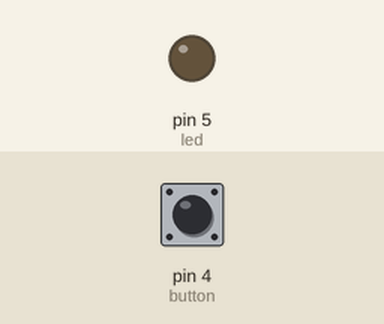
The program below on a simulated MicroPython board. Shown: output pins drawn as LEDs (lit = HIGH). The test bench sets the inputs (shaded band); at power-on: pin 4 (button) LOW.

Above: at 1.2 s.
1.3 s: pin 4 (button) pulled HIGH for 0.15 s
At 1.4 s:
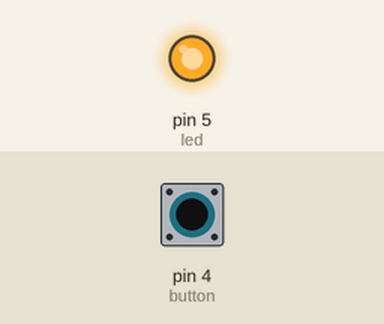
3.0 s: pin 4 (button) pulled HIGH for 3.2 s
At 6.5 s:
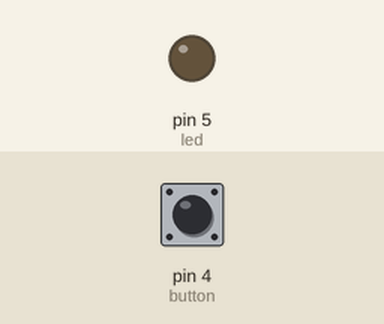
Timing chart, 0 to 8.0 s (numbered marks = the images above; inputs shaded):
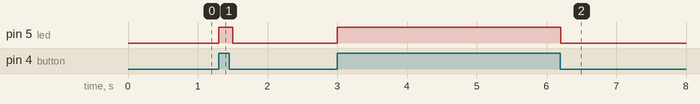

Measured:
- after the input at 1.3 s, pin 5 (led): LOW → HIGH at once, → LOW 0.20 s later
- after the input at 3.0 s, pin 5 (led): LOW → HIGH at once, → LOW 3.2 s later

The program:

button.py
```python
from machine import Pin
from time import sleep

led = Pin(5, Pin.OUT)
button = Pin(4, Pin.IN)

while True:
  led.value(button.value())
  sleep(0.1)


import machine
import time

button = machine.Pin(6, machine.Pin.IN, machine.Pin.PULL_UP)
while True:
  print("Button state", button.value())
  time.sleep(0.1)
```
